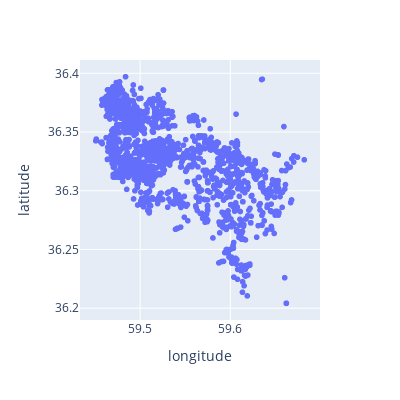

Notebook cell for this chart:
### Markdown cell above
Visualize the spatial distribution of the selected properties using a scatter plot

### Code cell
import plotly.express as px
px.scatter(df , x="longitude", y="latitude",  width=400, height=400)#.write_image("img/spatial_distribution.png")

### Figure 1 — Plotly figure (JSON) as saved in the notebook; plotly's stock layout.template omitted (floating-point values rounded to 4 significant figures; data arrays with more than 128 entries replaced by an {"elided": "..."} marker saying what was removed)
{"data": [{"hovertemplate": "longitude=%{x}<br>latitude=%{y}<extra></extra>", "legendgroup": "", "marker": {"color": "#636efa", "symbol": "circle"}, "mode": "markers", "name": "", "showlegend": false, "type": "scattergl", "x": {"elided": "10000 float values"}, "xaxis": "x", "y": {"elided": "10000 float values"}, "yaxis": "y"}], "layout": {"height": 400, "legend": {"tracegroupgap": 0}, "margin": {"t": 60}, "width": 400, "xaxis": {"anchor": "y", "domain": [0, 1], "title": {"text": "longitude"}}, "yaxis": {"anchor": "x", "domain": [0, 1], "title": {"text": "latitude"}}}}
